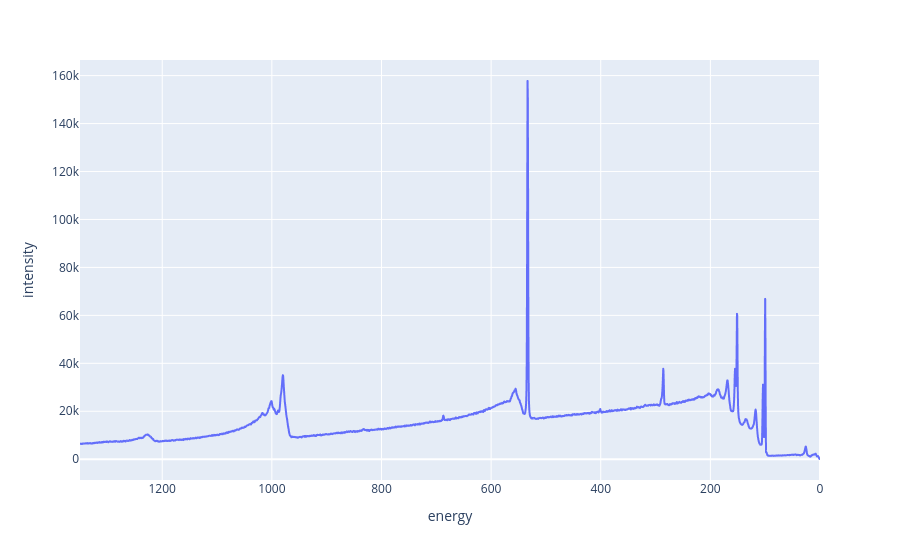

Notebook source saved alongside this figure:
### Markdown cell above
## Visualizing the Data

Upon loading the data initially, you would probably wish to examine it.
We will plot our data using plotly express and `px.line`.

If you look at the order of the energy data in the `wide_scan` dataframe above, you will see that the energy
is listed from highest to lowest. Typically XPS spectra are shown with the highest enregy on the left side of the axis.
In order to have our graph appear this way, we can use `fig.update_xaxes(autorange="reversed")`


<div class="alert alert-block alert-info">
<strong>Why do we reverse the x axis?</strong>

<p>
We reverse the x axis on XPS spectra so that the order of the peaks represent how tightly bound electrons are.
When the axis is reversed, more tightly bound electrons are on the left, and more loosely bound electrons are on the right.
</p>
</div>

### Code cell
# Create an interactive plot of the wide scan
fig = px.line(wide_scan, x="energy", y="intensity") # line plot of data
fig.update_xaxes(autorange="reversed")  # reverse x axis
fig.show()

### Figure 1 — Plotly figure (JSON) as saved in the notebook; plotly's stock layout.template omitted (floating-point values rounded to 4 significant figures; data arrays with more than 128 entries replaced by an {"elided": "..."} marker saying what was removed)
{"data": [{"hovertemplate": "energy=%{x}<br>intensity=%{y}<extra></extra>", "legendgroup": "", "line": {"color": "#636efa", "dash": "solid"}, "marker": {"symbol": "circle"}, "mode": "lines", "name": "", "showlegend": false, "type": "scattergl", "x": {"elided": "2701 float values"}, "xaxis": "x", "y": {"elided": "2701 float values"}, "yaxis": "y"}], "layout": {"legend": {"tracegroupgap": 0}, "margin": {"t": 60}, "xaxis": {"anchor": "y", "autorange": "reversed", "domain": [0.0, 1.0], "title": {"text": "energy"}}, "yaxis": {"anchor": "x", "domain": [0.0, 1.0], "title": {"text": "intensity"}}}}
